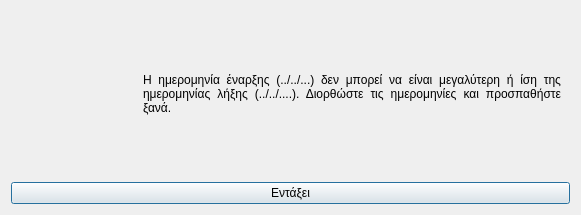
<?xml version="1.0" encoding="UTF-8"?>
<ui version="4.0">
 <class>Dialog</class>
 <widget class="QDialog" name="Dialog">
  <property name="geometry">
   <rect>
    <x>0</x>
    <y>0</y>
    <width>581</width>
    <height>215</height>
   </rect>
  </property>
  <property name="windowTitle">
   <string>Λάθος ημερομηνίες</string>
  </property>
  <property name="windowIcon">
   <iconset resource="../../../icons.qrc">
    <normaloff>:/rest-windows/assets/images/rest-windows/information.png</normaloff>:/rest-windows/assets/images/rest-windows/information.png</iconset>
  </property>
  <layout class="QGridLayout" name="gridLayout">
   <item row="1" column="0">
    <widget class="QPushButton" name="ok">
     <property name="text">
      <string>Εντάξει</string>
     </property>
     <property name="icon">
      <iconset resource="../../../icons.qrc">
       <normaloff>:/rest-windows/assets/images/rest-windows/ok.png</normaloff>:/rest-windows/assets/images/rest-windows/ok.png</iconset>
     </property>
    </widget>
   </item>
   <item row="0" column="0">
    <widget class="QFrame" name="frame">
     <property name="styleSheet">
      <string notr="true">QFrame{border:0px;}</string>
     </property>
     <property name="frameShape">
      <enum>QFrame::StyledPanel</enum>
     </property>
     <property name="frameShadow">
      <enum>QFrame::Raised</enum>
     </property>
     <layout class="QHBoxLayout" name="horizontalLayout">
      <item>
       <widget class="QLabel" name="image_label">
        <property name="maximumSize">
         <size>
          <width>117</width>
          <height>117</height>
         </size>
        </property>
        <property name="text">
         <string/>
        </property>
        <property name="pixmap">
         <pixmap resource="../../../icons.qrc">:/rest-windows/assets/images/rest-windows/information.png</pixmap>
        </property>
        <property name="scaledContents">
         <bool>true</bool>
        </property>
       </widget>
      </item>
      <item>
       <widget class="QLabel" name="label">
        <property name="text">
         <string>Η ημερομηνία έναρξης (../../...) δεν μπορεί να είναι μεγαλύτερη ή ίση της ημερομηνίας λήξης (../../....). Διορθώστε τις ημερομηνίες και προσπαθήστε ξανά.</string>
        </property>
        <property name="alignment">
         <set>Qt::AlignJustify|Qt::AlignVCenter</set>
        </property>
        <property name="wordWrap">
         <bool>true</bool>
        </property>
       </widget>
      </item>
     </layout>
    </widget>
   </item>
  </layout>
 </widget>
 <tabstops>
  <tabstop>ok</tabstop>
 </tabstops>
 <resources>
  <include location="../../../icons.qrc"/>
 </resources>
 <connections/>
</ui>
